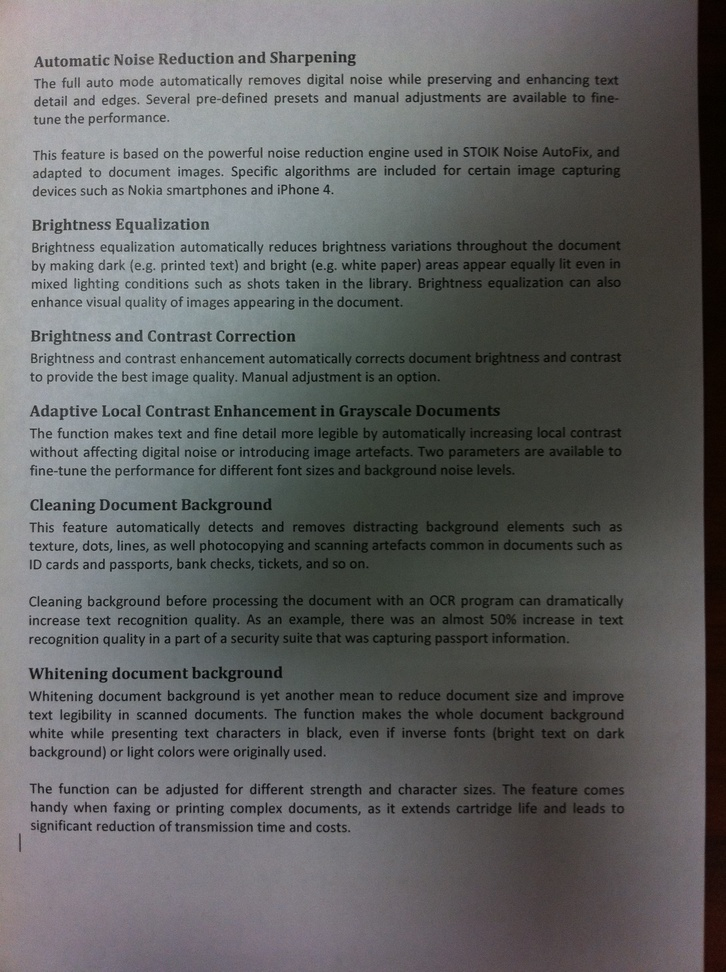
#> input picture test-bg/shadow.jpg, 726 x 972 px, shrunk from 1936 x 2592 before the run
$ python threshextra.py
#> lines starting #> are read from the running program, lines starting #| are printed output that depends on the picture; after the words box and inside, x2 and y2 are one past the last pixel; in counts of white or black regions, pixels touching at a corner belong together
import cv2
import pytesseract
import numpy as np
from matplotlib import pyplot as plt

if __name__ == '__main__':
    image = cv2.imread('test-bg/shadow.jpg')
#> image is the input picture: shape (972, 726, 3); mean B, G, R 99.1, 99.3, 98.4
    result = image.copy()
    gray = cv2.cvtColor(image, cv2.COLOR_BGR2GRAY)
    thresh = cv2.threshold(gray, 0, 255, cv2.THRESH_BINARY_INV + cv2.THRESH_OTSU)[1]
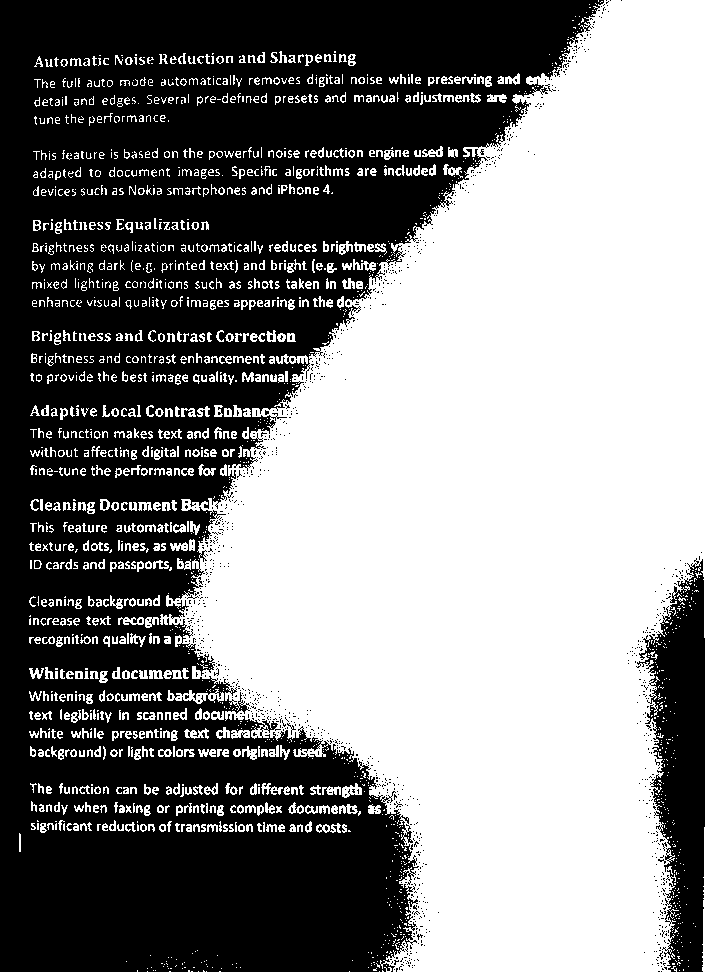
#> thresh: shape (972, 726); 53.7% white; 1407 black regions (1402 under 20 px), largest, box (x1, y1, x2, y2) and area: (0, 0, 604, 972) 306094, (636, 558, 705, 972) 16149, (35, 561, 40, 568) 32, (103, 501, 107, 509) 29, (287, 723, 296, 735) 24

    # [15 lines of commented-out code are left out]
    thresh=255-thresh
#> (the run stopped early here; a loop or call above may not have finished)

$ run again, with test-bg/noise.jpg copied over test-bg/shadow.jpg
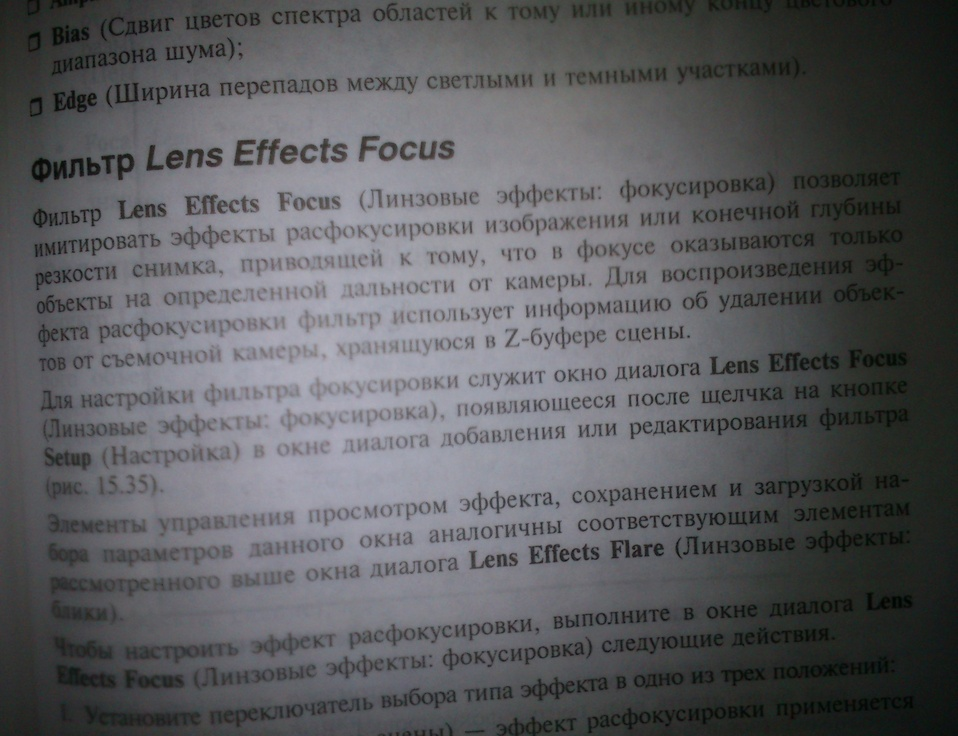
#> input picture test-bg/noise.jpg, 958 x 736 px, shrunk from 1562 x 1200 before the run
#> image is the input picture: shape (736, 958, 3); mean B, G, R 94.3, 91.4, 90.8
#> `thresh = cv2.threshold(gray, 0, 255, cv2.THRESH_BINARY_INV + cv2.THRES..`:
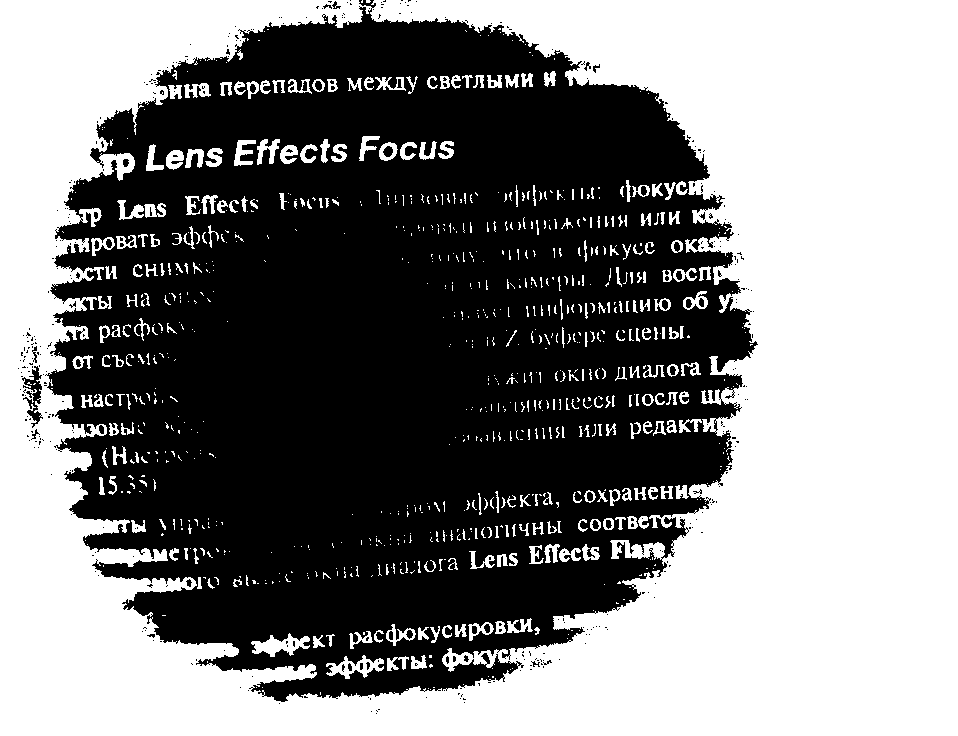
#> thresh: shape (736, 958); 51.1% white; 409 black regions (367 under 20 px), largest, box (x1, y1, x2, y2) and area: (45, 0, 758, 702) 341431, (22, 366, 43, 428) 504, (383, 146, 393, 157) 80
